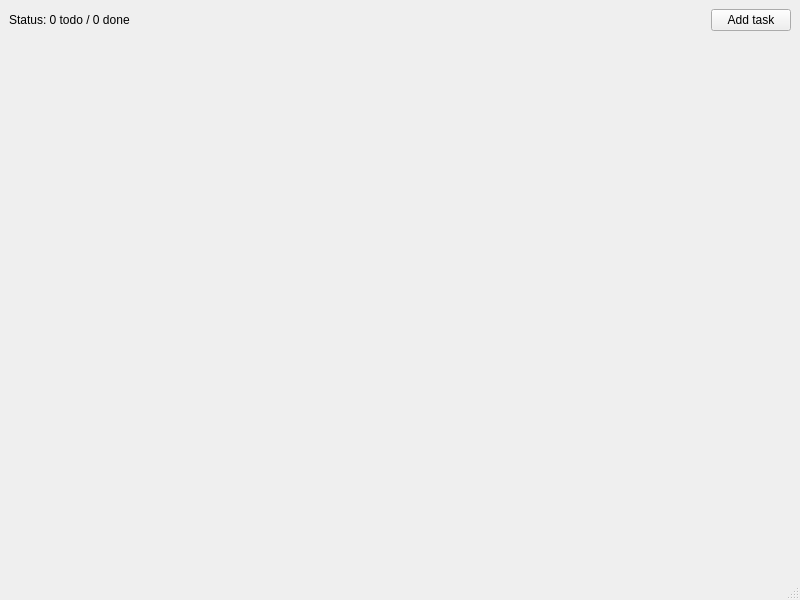
<?xml version="1.0" encoding="UTF-8"?>
<ui version="4.0">
 <class>MainWindow</class>
 <widget class="QMainWindow" name="MainWindow">
  <property name="geometry">
   <rect>
    <x>0</x>
    <y>0</y>
    <width>800</width>
    <height>600</height>
   </rect>
  </property>
  <property name="windowTitle">
   <string>TODO</string>
  </property>
  <widget class="QWidget" name="centralwidget">
   <layout class="QVBoxLayout" name="verticalLayout">
    <item>
     <layout class="QHBoxLayout" name="toolbarLayout">
      <item>
       <widget class="QLabel" name="statusLabel">
        <property name="text">
         <string>Status: 0 todo / 0 done</string>
        </property>
       </widget>
      </item>
      <item>
       <spacer name="horizontalSpacer">
        <property name="orientation">
         <enum>Qt::Horizontal</enum>
        </property>
        <property name="sizeHint" stdset="0">
         <size>
          <width>40</width>
          <height>20</height>
         </size>
        </property>
       </spacer>
      </item>
      <item>
       <widget class="QPushButton" name="addTaskButton">
        <property name="text">
         <string>Add task</string>
        </property>
       </widget>
      </item>
     </layout>
    </item>
    <item>
     <layout class="QVBoxLayout" name="tasksLayout"/>
    </item>
    <item>
     <spacer name="verticalSpacer">
      <property name="orientation">
       <enum>Qt::Vertical</enum>
      </property>
      <property name="sizeHint" stdset="0">
       <size>
        <width>20</width>
        <height>40</height>
       </size>
      </property>
     </spacer>
    </item>
   </layout>
  </widget>
  <widget class="QStatusBar" name="statusbar"/>
 </widget>
 <resources/>
 <connections/>
</ui>
